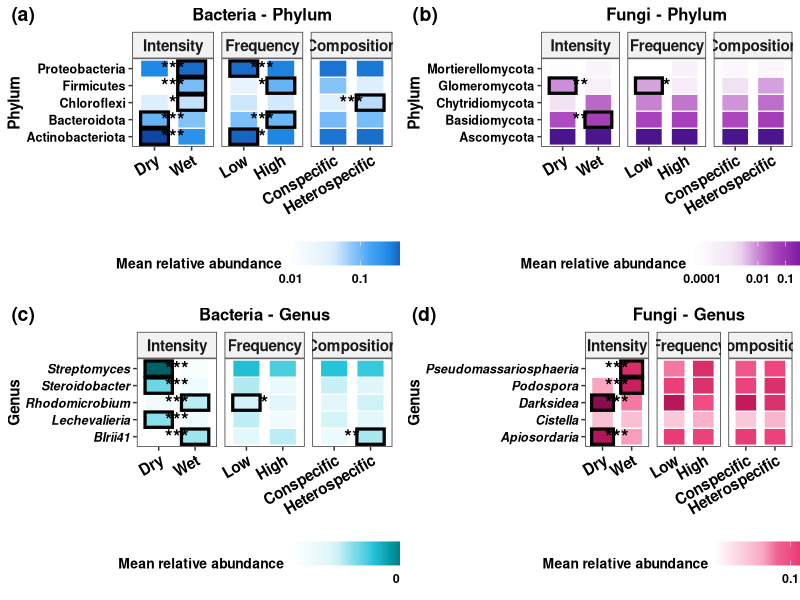
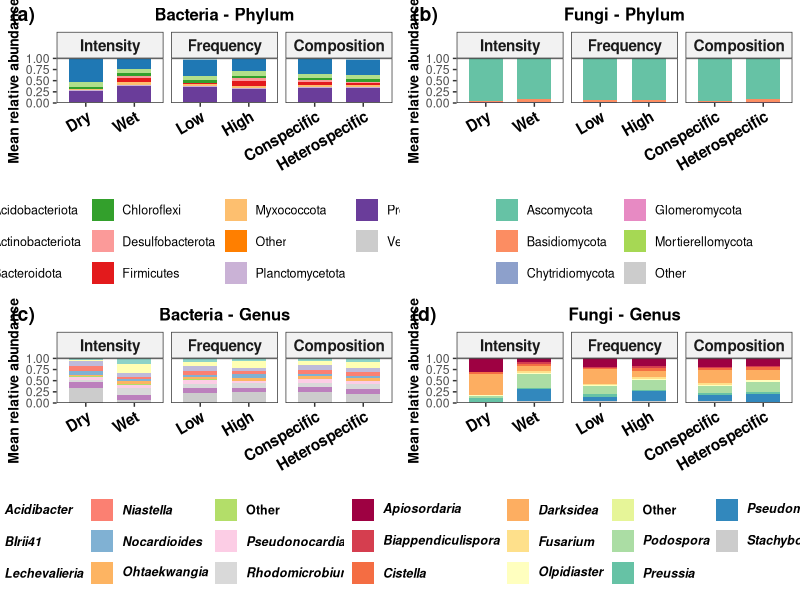
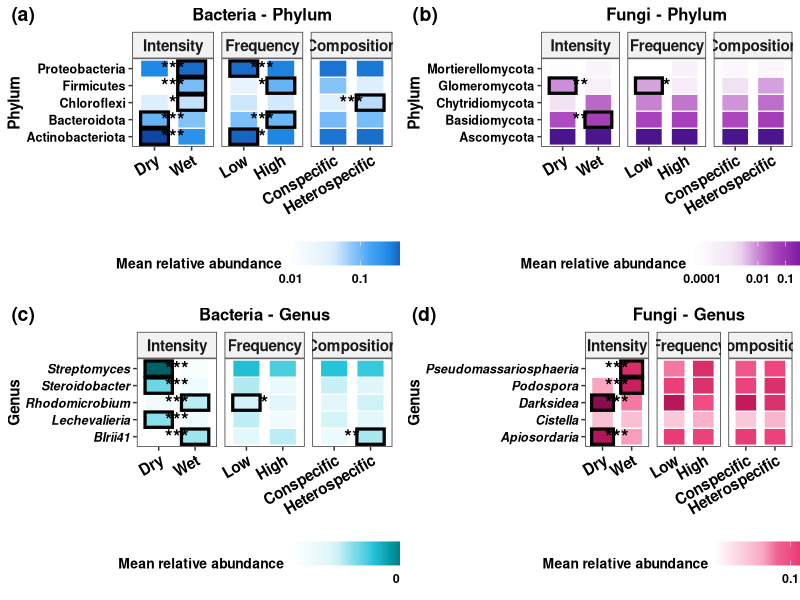
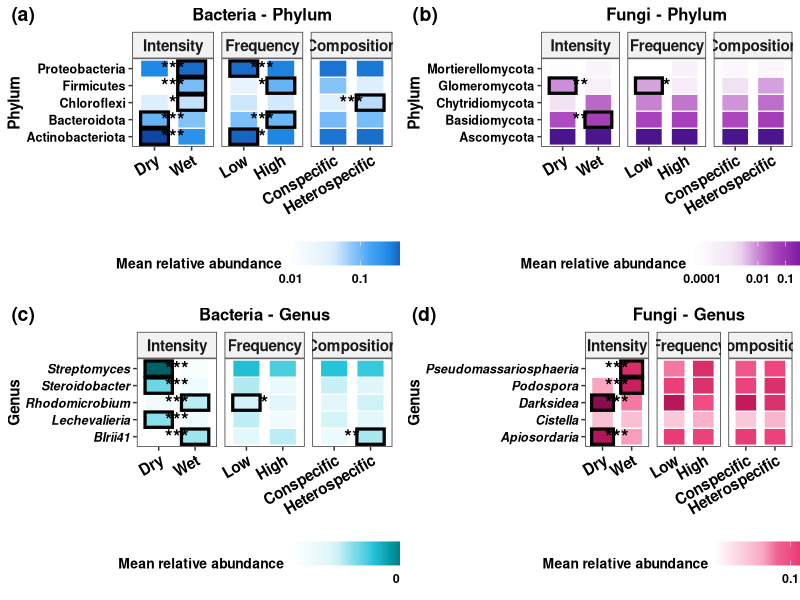
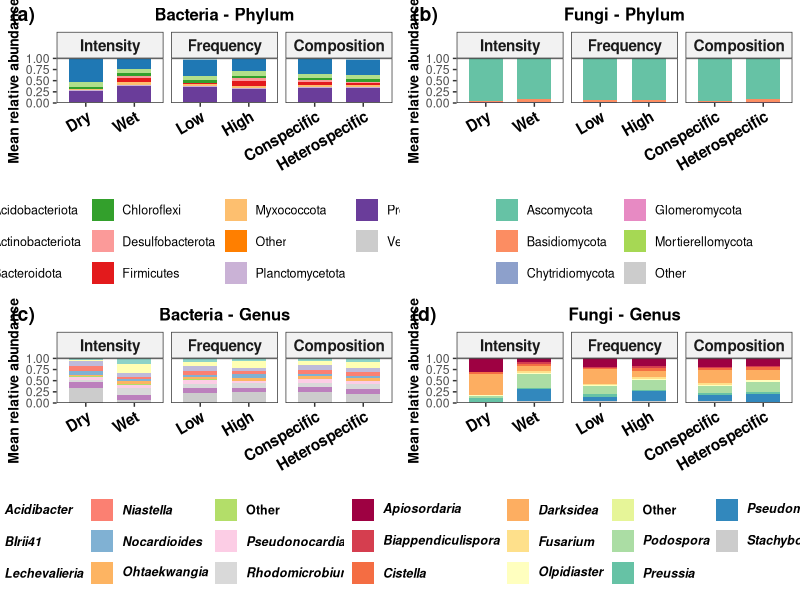
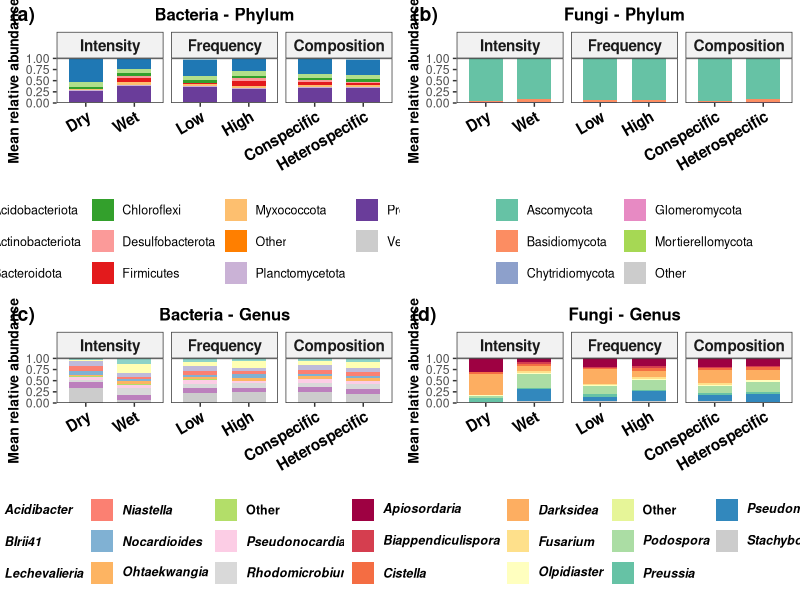

Reproduce these figures in R, in order.
### Project: Drought intensity and frequency (DIF) - Microbes ###
## Script: Taxonomy figures ##
## Date: April 2026 | Author: Yang ##

# Change to work directory
setwd("~/Desktop/DIF-Microbes/Data availability")

# Load required packages
library(dplyr)
library(tidyr)
library(ggplot2)
library(ggpubr)
library(RColorBrewer)

## =========================================================
## 1. Load saved tables
## =========================================================

# Heatmap tables
bac_phylum_heat <- read.csv("./results/tables/taxonomy_heatmap_bacteria_phylum.csv", header = TRUE, check.names = FALSE)
fun_phylum_heat <- read.csv("./results/tables/taxonomy_heatmap_fungi_phylum.csv", header = TRUE, check.names = FALSE)
bac_genus_heat  <- read.csv("./results/tables/taxonomy_heatmap_bacteria_genus.csv", header = TRUE, check.names = FALSE)
fun_genus_heat  <- read.csv("./results/tables/taxonomy_heatmap_fungi_genus.csv", header = TRUE, check.names = FALSE)

# Barplot tables
bac_phylum_bar <- read.csv("./results/tables/taxonomy_barplot_bacteria_phylum.csv", header = TRUE, check.names = FALSE)
fun_phylum_bar <- read.csv("./results/tables/taxonomy_barplot_fungi_phylum.csv", header = TRUE, check.names = FALSE)
bac_genus_bar  <- read.csv("./results/tables/taxonomy_barplot_bacteria_genus.csv", header = TRUE, check.names = FALSE)
fun_genus_bar  <- read.csv("./results/tables/taxonomy_barplot_fungi_genus.csv", header = TRUE, check.names = FALSE)

# Model results
taxa_results <- read.csv("./results/tables/taxonomy_top5_taxa_beta_models.csv", header = TRUE, check.names = FALSE)

## =========================================================
## 2. Restore factor levels
## =========================================================

effect_levels <- c("Intensity", "Frequency", "Composition")
level_order <- c("Dry", "Wet", "Low", "High", "Conspecific", "Heterospecific")

restore_heatmap_factors <- function(df, tax_rank) {
  df$Effect <- factor(df$Effect, levels = effect_levels)
  df$Level  <- factor(df$Level, levels = level_order)
  
  tax_levels <- unique(df[[tax_rank]])
  df[[tax_rank]] <- factor(df[[tax_rank]], levels = tax_levels)
  
  df
}

restore_barplot_factors <- function(df) {
  df$Effect <- factor(df$Effect, levels = effect_levels)
  df$Level  <- factor(df$Level, levels = level_order)
  
  tax_levels <- unique(df$Taxon)
  df$Taxon <- factor(df$Taxon, levels = tax_levels)
  
  df
}

bac_phylum_heat <- restore_heatmap_factors(bac_phylum_heat, "Phylum")
fun_phylum_heat <- restore_heatmap_factors(fun_phylum_heat, "Phylum")
bac_genus_heat  <- restore_heatmap_factors(bac_genus_heat, "Genus")
fun_genus_heat  <- restore_heatmap_factors(fun_genus_heat, "Genus")

bac_phylum_bar <- restore_barplot_factors(bac_phylum_bar)
fun_phylum_bar <- restore_barplot_factors(fun_phylum_bar)
bac_genus_bar  <- restore_barplot_factors(bac_genus_bar)
fun_genus_bar  <- restore_barplot_factors(fun_genus_bar)

## =========================================================
## 3. Helper functions for heatmaps
## =========================================================

p_to_stars <- function(p) {
  dplyr::case_when(is.na(p)  ~ "", p < 0.001 ~ "***", p < 0.01  ~ "**",
                   p < 0.05  ~ "*", TRUE      ~ "")
}

make_sig_table <- function(results_df, taxa_vec, rank_name, tax_levels) {
  results_df %>%
    filter(Rank == rank_name, Taxon %in% taxa_vec,
           Term %in% c("Intensity", "Frequency", "Composition")) %>%
    mutate(Effect = factor(Term, levels = effect_levels),
           Taxon = factor(Taxon, levels = tax_levels),
           star = p_to_stars(p_adj), x_pos = 1.5) %>%
    dplyr::select(Taxon, Effect, x_pos, star)
}

make_highlight_table <- function(results_df, heat_df, taxa_vec, rank_name, tax_rank, tax_levels) {
  
  sig_main <- results_df %>%
    filter(Rank == rank_name, Taxon %in% taxa_vec,
           Term %in% c("Intensity", "Frequency", "Composition"),
           p_adj < 0.05) %>%
    transmute(Taxon, Effect = Term)
  
  highlight_df <- bind_rows(
    heat_df %>%
      filter(.data[[tax_rank]] %in% taxa_vec, Effect == "Intensity",
             Level %in% c("Dry", "Wet")) %>%
      group_by(Taxon = .data[[tax_rank]], Effect) %>%
      slice_max(order_by = mean_abundance, n = 1, with_ties = FALSE) %>%
      ungroup(),
    
    heat_df %>%
      filter(.data[[tax_rank]] %in% taxa_vec, Effect == "Frequency",
             Level %in% c("Low", "High")) %>%
      group_by(Taxon = .data[[tax_rank]], Effect) %>%
      slice_max(order_by = mean_abundance, n = 1, with_ties = FALSE) %>%
      ungroup(),
    
    heat_df %>%
      filter(.data[[tax_rank]] %in% taxa_vec, Effect == "Composition",
             Level %in% c("Conspecific", "Heterospecific")) %>%
      group_by(Taxon = .data[[tax_rank]], Effect) %>%
      slice_max(order_by = mean_abundance, n = 1, with_ties = FALSE) %>%
      ungroup()) %>%
    mutate(Effect = factor(Effect, levels = effect_levels),
           Taxon = factor(Taxon, levels = tax_levels)) %>%
    semi_join(sig_main, by = c("Taxon", "Effect"))
  
  highlight_df
}

plot_tax_heatmap <- function(heat_df, sig_df, highlight_df, tax_rank, title_text, colours) {
  ggplot(heat_df, aes(x = Level, y = .data[[tax_rank]], fill = log10(mean_abundance + 1e-6))) +
    geom_tile(color = "white", linewidth = 0.4, width = 0.75) +
    geom_tile(data = highlight_df, aes(x = Level, y = Taxon), inherit.aes = FALSE,
              fill = NA, color = "black", linewidth = 1.1, width = 0.75, height = 0.9) +
    geom_text(data = sig_df, aes(x = x_pos, y = Taxon, label = star), inherit.aes = FALSE,
              fontface = "bold", size = 5) +
    facet_wrap(~ Effect, scales = "free_x", nrow = 1) +
    scale_fill_gradientn(colours = colours,
                         values = scales::rescale(c(-6, -4, -3, -2, -1)),
                         name = "Mean relative abundance",
                         breaks = log10(c(0.1, 0.01, 0.0001)),
                         labels = c("0.1", "0.01", "0.0001")) +
    labs(x = NULL, y = tax_rank, title = title_text) +
    theme_bw() +
    theme(panel.grid = element_blank(),
          strip.background = element_rect(fill = "grey95"),
          strip.text = element_text(face = "bold", size = 11),
          plot.title = element_text(face = "bold", size = 12, hjust = 0.5),
          axis.text.x = element_text(angle = 30, hjust = 1, face = "bold", size = 11, color = "black"),
          axis.text.y = element_text(face = ifelse(tax_rank == "Genus", "bold.italic", "bold"),
                                     size = 9, color = "black"),
          axis.title.y = element_text(face = "bold", size = 11),
          legend.position = "bottom",
          legend.title = element_text(face = "bold", size = 10),
          legend.text = element_text(face = "bold", size = 9))
}

## =========================================================
## 4. Build significance/highlight tables for heatmaps
## =========================================================

top5_bac_phyla  <- levels(bac_phylum_heat$Phylum)
top5_fun_phyla  <- levels(fun_phylum_heat$Phylum)
top5_bac_genera <- levels(bac_genus_heat$Genus)
top5_fun_genera <- levels(fun_genus_heat$Genus)

bac_phylum_sig <- make_sig_table(results_df = taxa_results,
                                 taxa_vec = top5_bac_phyla,
                                 rank_name = "Bacterial phylum",
                                 tax_levels = levels(bac_phylum_heat$Phylum))

fun_phylum_sig <- make_sig_table(results_df = taxa_results,
                                 taxa_vec = top5_fun_phyla,
                                 rank_name = "Fungal phylum",
                                 tax_levels = levels(fun_phylum_heat$Phylum))

bac_genus_sig <- make_sig_table(results_df = taxa_results,
                                taxa_vec = top5_bac_genera,
                                rank_name = "Bacterial genus",
                                tax_levels = levels(bac_genus_heat$Genus))

fun_genus_sig <- make_sig_table(results_df = taxa_results,
                                taxa_vec = top5_fun_genera,
                                rank_name = "Fungal genus",
                                tax_levels = levels(fun_genus_heat$Genus))

bac_phylum_highlight <- make_highlight_table(results_df = taxa_results,
                                             heat_df = bac_phylum_heat,
                                             taxa_vec = top5_bac_phyla,
                                             rank_name = "Bacterial phylum",
                                             tax_rank = "Phylum",
                                             tax_levels = levels(bac_phylum_heat$Phylum))

fun_phylum_highlight <- make_highlight_table(results_df = taxa_results,
                                             heat_df = fun_phylum_heat,
                                             taxa_vec = top5_fun_phyla,
                                             rank_name = "Fungal phylum",
                                             tax_rank = "Phylum",
                                             tax_levels = levels(fun_phylum_heat$Phylum))

bac_genus_highlight <- make_highlight_table(results_df = taxa_results,
                                            heat_df = bac_genus_heat,
                                            taxa_vec = top5_bac_genera,
                                            rank_name = "Bacterial genus",
                                            tax_rank = "Genus",
                                            tax_levels = levels(bac_genus_heat$Genus))

fun_genus_highlight <- make_highlight_table(results_df = taxa_results,
                                            heat_df = fun_genus_heat,
                                            taxa_vec = top5_fun_genera,
                                            rank_name = "Fungal genus",
                                            tax_rank = "Genus",
                                            tax_levels = levels(fun_genus_heat$Genus))

## =========================================================
## 5. Heatmap color palettes
## =========================================================

bac_cols_phy <- c("white", "#E3F2FD", "#90CAF9", "#42A5F5", "#1E88E5", "#0D47A1")
bac_cols_gen <- c("white", "#E0F7FA", "#80DEEA", "#26C6DA", "#0097A7", "#006064")
fun_cols_phy <- c("white", "#F3E5F5", "#CE93D8", "#AB47BC", "#8E24AA", "#4A148C")
fun_cols_gen <- c("white", "#F8BBD0", "#F06292", "#EC407A", "#C2185B", "#880E4F")

## =========================================================
## 6. Build heatmaps
## =========================================================

p_bac_phylum_heat <- plot_tax_heatmap(heat_df = bac_phylum_heat,
                                      sig_df = bac_phylum_sig,
                                      highlight_df = bac_phylum_highlight,
                                      tax_rank = "Phylum",
                                      title_text = "Bacteria - Phylum",
                                      colours = bac_cols_phy)

p_fun_phylum_heat <- plot_tax_heatmap(heat_df = fun_phylum_heat,
                                      sig_df = fun_phylum_sig,
                                      highlight_df = fun_phylum_highlight,
                                      tax_rank = "Phylum",
                                      title_text = "Fungi - Phylum",
                                      colours = fun_cols_phy)

p_bac_genus_heat <- plot_tax_heatmap(heat_df = bac_genus_heat,
                                     sig_df = bac_genus_sig,
                                     highlight_df = bac_genus_highlight,
                                     tax_rank = "Genus",
                                     title_text = "Bacteria - Genus",
                                     colours = bac_cols_gen)

p_fun_genus_heat <- plot_tax_heatmap(heat_df = fun_genus_heat,
                                     sig_df = fun_genus_sig,
                                     highlight_df = fun_genus_highlight,
                                     tax_rank = "Genus",
                                     title_text = "Fungi - Genus",
                                     colours = fun_cols_gen)

p_taxa_heatmaps <- ggarrange(p_bac_phylum_heat, p_fun_phylum_heat,
                             p_bac_genus_heat,  p_fun_genus_heat,
                             labels = c("(a)", "(b)", "(c)", "(d)"),
                             nrow = 2, ncol = 2)
p_taxa_heatmaps

## =========================================================
## 7. Helper functions for barplots
## =========================================================

bolditalic_taxon_labels <- function(labels) {
  lapply(labels, function(x) {
    if (x == "Other") {
      as.expression(bquote(bold(.(x))))
    } else {
      as.expression(bquote(bolditalic(.(x))))
    }
  })
}

plot_tax_bar <- function(df, title_text, palette, italic_legend = FALSE) {
  
  legend_labs <- if (italic_legend) {
    bolditalic_taxon_labels(levels(df$Taxon))
  } else {
    levels(df$Taxon)
  }
  
  ggplot(df, aes(x = Level, y = mean_abundance, fill = Taxon)) +
    geom_col(width = 0.7) +
    facet_wrap(~ Effect, scales = "free_x", nrow = 1) +
    scale_fill_manual(values = palette, labels = legend_labs) +
    scale_y_continuous(expand = c(0, 0)) +
    labs(x = NULL, y = "Mean relative abundance", title = title_text, fill = NULL) +
    guides(fill = guide_legend(nrow = 3)) +
    theme_bw() +
    theme(panel.grid = element_blank(),
          strip.background = element_rect(fill = "grey95"),
          strip.text = element_text(face = "bold", size = 11),
          axis.text.x = element_text(angle = 30, hjust = 1, face = "bold", size = 11, color = "black"),
          axis.title.y = element_text(face = "bold", size = 10),
          plot.title = element_text(face = "bold", size = 12, hjust = 0.5),
          legend.position = "bottom",
          legend.text = element_text(size = 9, color = "black"))
}

## =========================================================
## 8. Barplot color palettes
## =========================================================

bac_phy_cols <- brewer.pal(12, "Paired")[1:11]
bac_phy_cols[11] <- "grey80"

fun_phy_cols <- brewer.pal(5, "Set2")
fun_phy_cols <- c(fun_phy_cols, "grey80")

bac_gen_cols <- brewer.pal(11, "Set3")
bac_gen_cols[11] <- "grey80"

fun_gen_cols <- brewer.pal(11, "Spectral")
fun_gen_cols[11] <- "grey80"

# Ensure names match factor levels
names(bac_phy_cols) <- levels(bac_phylum_bar$Taxon)
names(fun_phy_cols) <- levels(fun_phylum_bar$Taxon)
names(bac_gen_cols) <- levels(bac_genus_bar$Taxon)
names(fun_gen_cols) <- levels(fun_genus_bar$Taxon)

## =========================================================
## 9. Build barplots
## =========================================================

p_bac_phylum_bar <- plot_tax_bar(df = bac_phylum_bar,
                                 title_text = "Bacteria - Phylum",
                                 palette = bac_phy_cols,
                                 italic_legend = FALSE)

p_fun_phylum_bar <- plot_tax_bar(df = fun_phylum_bar,
                                 title_text = "Fungi - Phylum",
                                 palette = fun_phy_cols,
                                 italic_legend = FALSE)

p_bac_genus_bar <- plot_tax_bar(df = bac_genus_bar,
                                title_text = "Bacteria - Genus",
                                palette = bac_gen_cols,
                                italic_legend = TRUE)

p_fun_genus_bar <- plot_tax_bar(df = fun_genus_bar,
                                title_text = "Fungi - Genus",
                                palette = fun_gen_cols,
                                italic_legend = TRUE)

p_taxa_bars <- ggarrange(p_bac_phylum_bar, p_fun_phylum_bar,
                         p_bac_genus_bar,  p_fun_genus_bar,
                         labels = c("(a)", "(b)", "(c)", "(d)"),
                         nrow = 2, ncol = 2)
p_taxa_bars
## =========================================================
## 10. Save figures
## =========================================================

# - Figure 3
ggsave(filename = "./results/figures/taxonomy_heatmaps_top5.pdf", plot = p_taxa_heatmaps,
       width = 16, height = 10, units = "in", device = cairo_pdf)
ggsave(filename = "./results/figures/png/taxonomy_heatmaps_top5.png", plot = p_taxa_heatmaps,
       width = 16, height = 10, units = "in", dpi = 300)

# - Figure S4
ggsave(filename = "./results/figures/taxonomy_barplots_top10.pdf", plot = p_taxa_bars,
       width = 14, height = 10, units = "in", device = cairo_pdf)
ggsave(filename = "./results/figures/png/taxonomy_barplots_top10.png", plot = p_taxa_bars,
       width = 14, height = 10, units = "in", dpi = 300)
